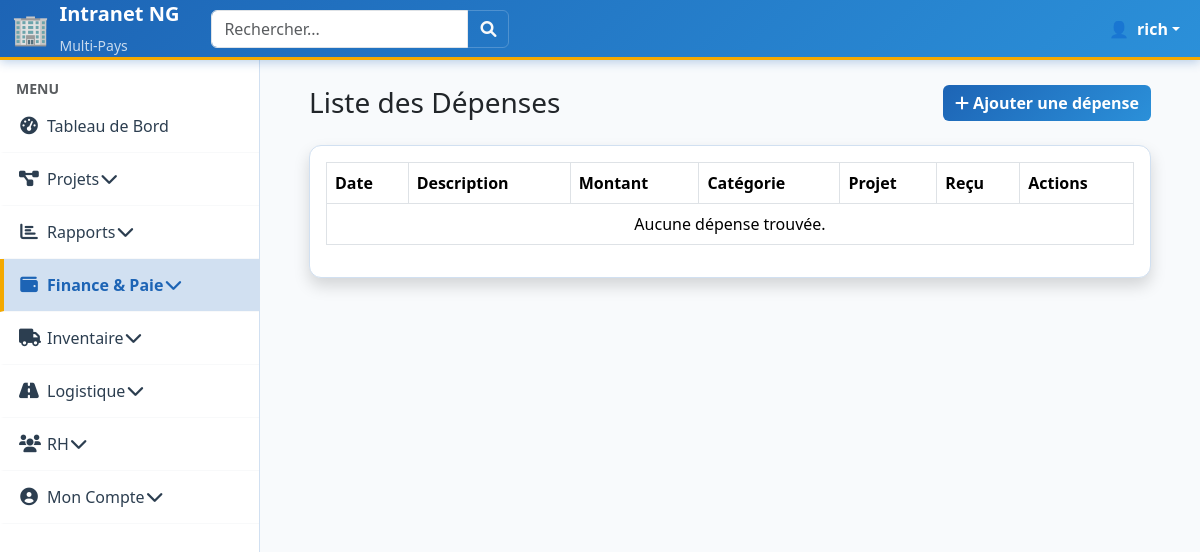
/finance/depenses/ (signed in), run on an earlier commit of the app's database.
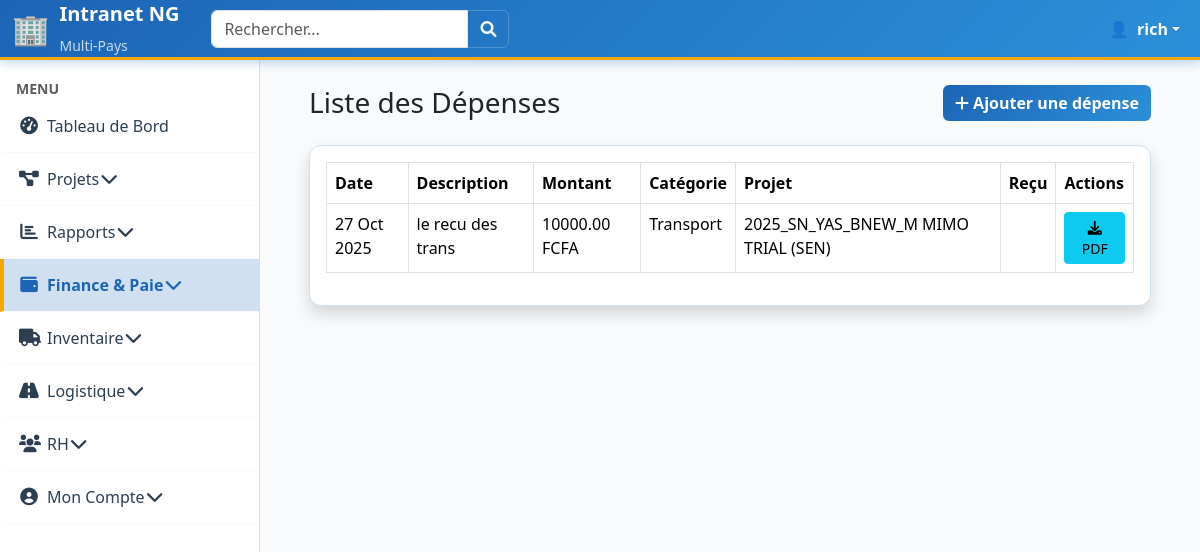
And on a later commit of the database.
### users/models.py (models this page shows, shortened)
class CustomUser(AbstractUser):
    phone_number = models.CharField(
        max_length=20, blank=True, null=True, verbose_name="Numéro de téléphone"
    )
    salaire_mensuel_base = models.DecimalField(
        max_digits=10, decimal_places=2, default=Decimal("0.00"), verbose_name=_("Salaire Mensuel de Base")
    )
    statut_actuel = models.CharField(
        max_length=20,
        choices=EMPLOYEE_STATUS_CHOICES,
        default="ACTIF",
        verbose_name=_("Statut actuel"),
    )
    class Meta:
        verbose_name = "Employé"
        verbose_name_plural = "Employés"
    def is_team_lead_user(self):
        return self.groups.filter(name__iexact="Team_Lead").exists()
    def is_coordinator_user(self):
        user_roles = {r.lower() for r in self.get_active_role_names()}
        return (
            "coordinateur de projet" in user_roles or "coordinateur_de_projet" in user_roles
        )
    def is_field_team_user(self):
        user_roles = {r.lower() for r in self.get_active_role_names()}
        return "field team" in user_roles or "field_team" in user_roles
    @property
    def is_cm(self):
        user_roles = {r.lower() for r in self.get_active_role_names()}
        return "country manager" in user_roles or "country_manager" in user_roles
    @property
    def is_coordinator(self):
        return self.is_coordinator_user()
    @property
    def is_field_team(self):
        return self.is_field_team_user()
    @property
    def is_team_lead(self):
        return self.is_team_lead_user()
    @property
    def active_country_ids(self):
        if not self.is_authenticated:
            return []
        return list(
            self.assignments.filter(is_active=True, country__is_active=True)
            .values_list("country_id", flat=True)
            .distinct()
        )
    def get_active_role_names(self):
        if not self.is_authenticated:
            return set()
        return set(
            self.assignments.filter(
                is_active=True, country__is_active=True
            ).values_list("role__name", flat=True)
        )

class Country(models.Model):
    name = models.CharField(
        max_length=100, unique=True, verbose_name=_("Nom du Pays/Filiale")
    )
    code = models.CharField(
        max_length=5, unique=True, verbose_name=_("Code (Ex: BEN, TGO)")
    )
    is_active = models.BooleanField(default=True, verbose_name=_("Filiale Active"))
    class Meta:
        verbose_name = _("Pays/Filiale")
        verbose_name_plural = _("Pays/Filiales")

### finance/models.py (models this page shows, shortened)
class Depense(models.Model):
    date = models.DateField(verbose_name=_("Date de la dépense"))
    montant = models.DecimalField(max_digits=10, decimal_places=2, verbose_name=_("Montant"))
    description = models.TextField(verbose_name=_("Description"))
    categorie = models.CharField(max_length=50, choices=DEPENSE_CATEGORIE_CHOICES, verbose_name=_("Catégorie"))
    projet_associe = models.ForeignKey(Project, on_delete=models.SET_NULL, null=True, blank=True, related_name="depenses", verbose_name=_("Projet associé"))
    site_concerne = models.ForeignKey(Site, on_delete=models.SET_NULL, null=True, blank=True, related_name="depenses", verbose_name=_("Site concerné"))
    vehicule_concerne = models.ForeignKey(Vehicule, on_delete=models.SET_NULL, null=True, blank=True, related_name="depenses", verbose_name=_("Véhicule concerné"))
    equipement_concerne = models.ForeignKey(Equipement, on_delete=models.SET_NULL, null=True, blank=True, related_name="depenses", verbose_name=_("Équipement concerné"))
    employe_declarant = models.ForeignKey(CustomUser, on_delete=models.SET_NULL, null=True, related_name="depenses_declarees", verbose_name=_("Employé déclarant"))
    recu_scan = models.FileField(upload_to="recus_depenses/", verbose_name=_("Reçu scanné"))
    class Meta:
        verbose_name = _("Dépense")
        verbose_name_plural = _("Dépenses")
        ordering = ["-date"]

### projects/models.py (models this page shows, shortened)
class Project(models.Model):
    country = models.ForeignKey(
        'users.Country',  # Utilise une chaîne pour éviter l'import circulaire
        on_delete=models.PROTECT,
        verbose_name=_("Pays d'Exécution"),
        help_text=_("Le pays détermine l'isolation des données."),
    )
    client = models.ForeignKey(
        Client,  # ✅ OK : Client est défini ci-dessus
        on_delete=models.SET_NULL,
        null=True,
        blank=True,
        verbose_name=_("Client")
    )
    name = models.CharField(max_length=200, verbose_name=_("Nom du Projet"))
    budget_alloue = models.DecimalField(
        max_digits=12,
        decimal_places=2,
        default=Decimal("0.00"),
        verbose_name=_("Budget Alloué"),
    )
    statut = models.CharField(
        max_length=20,
        choices=PROJECT_STATUS_CHOICES,
        default="PREPARATION",
        verbose_name=_("Statut"),
    )
    coordinator = models.ForeignKey(
        settings.AUTH_USER_MODEL,
        on_delete=models.PROTECT,
        related_name="coordinated_projects",
        verbose_name=_("Coordonnateur du Projet"),
        help_text=_(
            "L'utilisateur désigné pour gérer le projet (Project Coordinator/CM)."
        ),
    )
    start_date = models.DateField(verbose_name=_("Date de Démarrage"))
    end_date = models.DateField(
        blank=True, null=True, verbose_name=_("Date de Fin Estimée")
    )
    is_active = models.BooleanField(default=True, verbose_name=_("Projet Actif"))
    is_completed = models.BooleanField(default=False, verbose_name=_("Projet Terminé"))
    created_by = models.ForeignKey(
        settings.AUTH_USER_MODEL,
        on_delete=models.SET_NULL,
        null=True,
        related_name="projects_created",
        verbose_name=_("Créé par (Traçabilité)"),
    )
    project_type = models.ForeignKey(
        ProjectType,  # ✅ OK : ProjectType est défini ci-dessus
        on_delete=models.SET_NULL,
        null=True,
        blank=True,
        related_name="projects",
        verbose_name=_("Type de Projet"),
    )
    progress_percentage = models.DecimalField(
        max_digits=5,
        decimal_places=2,
        default=Decimal("0.00"),
        verbose_name=_("Progression Globale (%)"),
    )
    class Meta:
        verbose_name = _("Projet")
        verbose_name_plural = _("Projets")
        unique_together = ("country", "name")
    def __str__(self):
        return f"{self.name} ({self.country.code})"

### finance/views.py (the view)
# urls.py: path("depenses/", views.DepenseListView.as_view(), name="expense_list"), # <-- Corrigé (un seul 't')
class DepenseListView(FinanceCountryIsolationMixin, ListView):
    model = Depense
    template_name = "finance/expense_list.html" # Correspond à vos templates
    context_object_name = "expenses" # Correspond à vos templates

### finance/templates/finance/expense_list.html (shortened to what this page needs)
{% extends "core/base.html" %}
{% block content %}
<div class="container-fluid">
    <div class="d-flex justify-content-between align-items-center mb-4">
        <h1 class="h3 mb-0 text-gray-800">Liste des Dépenses</h1>
        <a href="{% url 'finance:expense_create' %}" class="btn btn-primary">
            <i class="fas fa-plus"></i> Ajouter une dépense
        </a>
    </div>
    <div class="card shadow mb-4">
        <div class="card-body">
            <div class="table-responsive">
                <table class="table table-bordered" id="dataTable" width="100%" cellspacing="0">
                    <thead>
                        <tr>
                            <th>Date</th>
                            <th>Description</th>
                            <th>Montant</th>
                            <th>Catégorie</th>
                            <th>Projet</th>
                            <th>Reçu</th>
                            <th>Actions</th>
                        </tr>
                    </thead>
                    <tbody>
                        {% for expense in expenses %}
                        <tr>
                            <td>{{ expense.date|date:"d M Y" }}</td>
                            <td>{{ expense.description }}</td>
                            <td>{{ expense.montant|floatformat:2 }} FCFA</td>
                            <td>{{ expense.get_categorie_display }}</td>
                            <td>{{ expense.projet_associe }}</td>
                            <td>
                            </td>
                            <td>
                                <a href="{% url 'finance:depense_pdf' expense.id %}" class="btn btn-info btn-sm">
                                    <i class="fas fa-download"></i> PDF
                                </a>
                            </td>
                        </tr>
                        {% empty %}
                        <tr>
                            <td colspan="7" class="text-center">Aucune dépense trouvée.</td>
                        </tr>
                        {% endfor %}
                    </tbody>
                </table>
            </div>
        </div>
    </div>
</div>
{% endblock %}

### core/templates/core/base.html (shortened to what this page needs)
{% load static %}
<!DOCTYPE html>
<html lang="fr">
<head>
    <link href="https://cdn.jsdelivr.net/npm/bootstrap@5.3.3/dist/css/bootstrap.min.css" rel="stylesheet">
    <link rel="stylesheet" href="https://cdnjs.cloudflare.com/ajax/libs/font-awesome/6.0.0-beta3/css/all.min.css">
</head>
<body>
    <nav class="navbar navbar-expand-lg navbar-custom fixed-top">
        <div class="container-fluid">
            <a class="navbar-brand fw-bold d-flex align-items-center" href="{% url 'home' %}">
                <span style="font-size: 1.5em; margin-right: 10px;">🏢</span>
                <div>
                    <div>Intranet NG</div>
                    <small class="opacity-75" style="font-size: 0.7em; font-weight: 400;">Multi-Pays</small>
                </div>
            </a>
            <form class="d-flex ms-3" role="search">
                <div class="input-group">
                    <input class="form-control" type="search" placeholder="Rechercher..." aria-label="Search">
                    <button class="btn btn-outline-light" type="submit" style="border-color: rgba(255,255,255,0.2);">
                        <i class="fas fa-search"></i>
                    </button>
                </div>
            </form>
            <div class="d-flex ms-auto">
                <ul class="navbar-nav">
                    {% if user.is_authenticated %}
                        <li class="nav-item dropdown">
                            <a class="nav-link dropdown-toggle d-flex align-items-center" href="#" role="button" data-bs-toggle="dropdown">
                                <span class="me-2">👤</span>
                                <strong>{{ user.username }}</strong>
                            </a>
                        </li>
                    {% else %}
                        <li class="nav-item">
                            <a class="nav-link" href="{% url 'login' %}">Connexion</a>
                        </li>
                    {% endif %}
                </ul>
            </div>
        </div>
    </nav>
    <div id="sidebar-wrapper">
        <ul class="sidebar-nav list-group list-group-flush">
            <li class="sidebar-item sidebar-title mt-3">
                <span class="text-uppercase text-muted small fw-bold px-3">Menu</span>
            </li>
            <li class="sidebar-item">
                <a class="sidebar-link {% if request.resolver_match.url_name == 'home' %}active{% endif %}" href="{% url 'home' %}">
                    <i class="fas fa-tachometer-alt me-2"></i> Tableau de Bord
                </a>
            </li>
            <li class="sidebar-item">
                <a class="sidebar-link" data-bs-toggle="collapse" href="#projets-collapse" role="button" aria-expanded="false" aria-controls="projets-collapse">
                    <i class="fas fa-project-diagram me-2"></i> Projets <i class="fas fa-chevron-down float-end"></i>
                </a>
            </li>
            {% if is_cm %}
            <li class="sidebar-item">
                <a class="sidebar-link {% if 'reporting' in request.path %}active{% endif %}" data-bs-toggle="collapse" href="#reporting-collapse" role="button" aria-expanded="false" aria-controls="reporting-collapse">
                    <i class="fas fa-chart-bar me-2"></i> Rapports <i class="fas fa-chevron-down float-end"></i>
                </a>
            </li>
            {% endif %}
            {% if is_cm or is_coordinator or user.is_staff %}
            <li class="sidebar-item">
                <a class="sidebar-link {% if 'finance' in request.path %}active{% endif %}" data-bs-toggle="collapse" href="#finance-collapse" role="button" aria-expanded="false" aria-controls="finance-collapse">
                    <i class="fas fa-wallet me-2"></i> Finance & Paie <i class="fas fa-chevron-down float-end"></i>
                </a>
            </li>
            <li class="sidebar-item">
                <a class="sidebar-link {% if 'inventaire' in request.path %}active{% endif %}" data-bs-toggle="collapse" href="#inventaire-collapse" role="button" aria-expanded="false" aria-controls="inventaire-collapse">
                    <i class="fas fa-truck me-2"></i> Inventaire <i class="fas fa-chevron-down float-end"></i>
                </a>
            </li>
            <li class="sidebar-item">
                <a class="sidebar-link {% if 'logistique' in request.path %}active{% endif %}" data-bs-toggle="collapse" href="#logistique-collapse" role="button" aria-expanded="false" aria-controls="logistique-collapse">
                    <i class="fas fa-road me-2"></i> Logistique <i class="fas fa-chevron-down float-end"></i>
                </a>
            </li>
            <li class="sidebar-item">
                <a class="sidebar-link {% if 'rh' in request.path %}active{% endif %}" data-bs-toggle="collapse" href="#rh-collapse" role="button" aria-expanded="false" aria-controls="rh-collapse">
                    <i class="fas fa-users me-2"></i> RH <i class="fas fa-chevron-down float-end"></i>
                </a>
            </li>
            {% endif %}
            <li class="sidebar-item">
                <a class="sidebar-link" data-bs-toggle="collapse" href="#account-collapse" role="button" aria-expanded="false" aria-controls="account-collapse">
                    <i class="fas fa-user-circle me-2"></i> Mon Compte <i class="fas fa-chevron-down float-end"></i>
                </a>
            </li>
        </ul>
    </div>
    <div id="page-content-wrapper">
        <div class="container-fluid">
            <div id="mainContent">
                {% block content %}
                {% endblock %}
            </div>
        </div>
    </div>
</body>
</html>

What changed in the data, as far as the page shows it:
added Depense: date "27 Oct 2025", description "le recu des trans", montant "10000.00", categorie "Transport", projet_associe "2025_SN_YAS_BNEW_M MIMO TRIAL (SEN)"
Also different on the page:
text no longer shown: "Aucune dépense trouvée."
